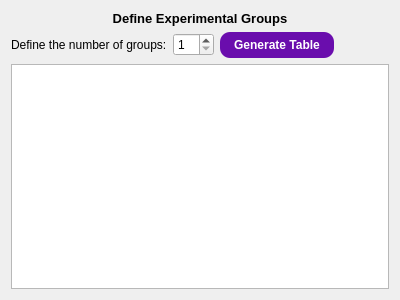
<?xml version="1.0" encoding="UTF-8"?>
<ui version="4.0">
 <class>Form</class>
 <widget class="QWidget" name="Form">
  <property name="geometry">
   <rect>
    <x>0</x>
    <y>0</y>
    <width>400</width>
    <height>300</height>
   </rect>
  </property>
  <property name="windowTitle">
   <string>Form</string>
  </property>
  <layout class="QVBoxLayout" name="verticalLayout">
   <item>
    <widget class="QLabel" name="titleLabel">
     <property name="font">
      <font>
       <pointsize>10</pointsize>
       <weight>75</weight>
       <bold>true</bold>
      </font>
     </property>
     <property name="text">
      <string>Define Experimental Groups</string>
     </property>
     <property name="alignment">
      <set>Qt::AlignCenter</set>
     </property>
    </widget>
   </item>
   <item>
    <layout class="QHBoxLayout" name="horizontalLayout">
     <item>
      <widget class="QLabel" name="infoLabel">
       <property name="text">
        <string>Define the number of groups:</string>
       </property>
      </widget>
     </item>
     <item>
      <widget class="QSpinBox" name="numgroupBox">
       <property name="minimum">
        <number>1</number>
       </property>
       <property name="maximum">
        <number>15</number>
       </property>
      </widget>
     </item>
     <item>
      <widget class="QPushButton" name="generateButton">
       <property name="minimumSize">
        <size>
         <width>0</width>
         <height>0</height>
        </size>
       </property>
       <property name="font">
        <font>
         <weight>75</weight>
         <bold>true</bold>
        </font>
       </property>
       <property name="styleSheet">
        <string notr="true">QPushButton {
    background-color: #6a0dad;
    color: white;
    border-radius: 10px;
    padding: 6px 14px;
    font-weight: bold;
}
QPushButton:hover {
    background-color: #ec407a;
}
QPushButton:disabled {
    background-color: #ccc;
    color: #666;
}</string>
       </property>
       <property name="text">
        <string>Generate Table</string>
       </property>
      </widget>
     </item>
     <item>
      <spacer name="horizontalSpacer">
       <property name="orientation">
        <enum>Qt::Horizontal</enum>
       </property>
       <property name="sizeHint" stdset="0">
        <size>
         <width>40</width>
         <height>20</height>
        </size>
       </property>
      </spacer>
     </item>
    </layout>
   </item>
   <item>
    <widget class="QTableWidget" name="groupstable"/>
   </item>
  </layout>
 </widget>
 <resources/>
 <connections/>
</ui>
